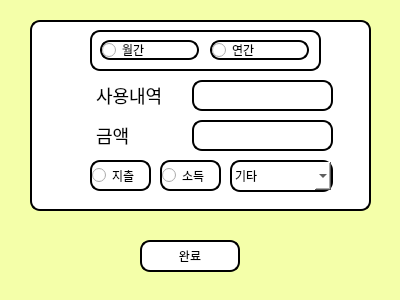
<?xml version="1.0" encoding="UTF-8"?>
<ui version="4.0">
 <class>form</class>
 <widget class="QWidget" name="form">
  <property name="geometry">
   <rect>
    <x>0</x>
    <y>0</y>
    <width>400</width>
    <height>300</height>
   </rect>
  </property>
  <property name="windowTitle">
   <string>Form</string>
  </property>
  <property name="styleSheet">
   <string notr="true">background-color:rgb(244, 255, 169);
font: 700 13pt &quot;Nanum Gothic&quot;; color:rgb(0, 0, 0);
</string>
  </property>
  <widget class="QPushButton" name="okay">
   <property name="geometry">
    <rect>
     <x>140</x>
     <y>240</y>
     <width>100</width>
     <height>32</height>
    </rect>
   </property>
   <property name="styleSheet">
    <string notr="true">background-color:rgb(255, 255, 255);
border: 2px solid rgb(0, 0, 0);
border-radius: 10px
</string>
   </property>
   <property name="text">
    <string>완료</string>
   </property>
  </widget>
  <widget class="QGroupBox" name="groupBox">
   <property name="geometry">
    <rect>
     <x>30</x>
     <y>20</y>
     <width>341</width>
     <height>191</height>
    </rect>
   </property>
   <property name="styleSheet">
    <string notr="true">background-color:rgb(255, 255, 255);
border: 2px solid rgb(0, 0, 0);
border-radius: 10px</string>
   </property>
   <property name="title">
    <string/>
   </property>
   <widget class="QLineEdit" name="usingname">
    <property name="geometry">
     <rect>
      <x>162</x>
      <y>60</y>
      <width>141</width>
      <height>31</height>
     </rect>
    </property>
   </widget>
   <widget class="QRadioButton" name="expend">
    <property name="geometry">
     <rect>
      <x>60</x>
      <y>140</y>
      <width>61</width>
      <height>31</height>
     </rect>
    </property>
    <property name="text">
     <string>지츨</string>
    </property>
   </widget>
   <widget class="QRadioButton" name="earn">
    <property name="geometry">
     <rect>
      <x>130</x>
      <y>140</y>
      <width>61</width>
      <height>31</height>
     </rect>
    </property>
    <property name="text">
     <string>소득</string>
    </property>
   </widget>
   <widget class="QLabel" name="label">
    <property name="geometry">
     <rect>
      <x>60</x>
      <y>60</y>
      <width>91</width>
      <height>31</height>
     </rect>
    </property>
    <property name="styleSheet">
     <string notr="true">background-color:rgb(255, 255, 255);
border: 2px solid white;
border-radius: 10px; 
selection-background-color: darkgray; 
font-size: 18px;
setalignment: center;

</string>
    </property>
    <property name="text">
     <string>사용내역</string>
    </property>
   </widget>
   <widget class="QLabel" name="label_2">
    <property name="geometry">
     <rect>
      <x>60</x>
      <y>100</y>
      <width>81</width>
      <height>31</height>
     </rect>
    </property>
    <property name="styleSheet">
     <string notr="true">background-color:rgb(255, 255, 255);
border: 2px solid white;
border-radius: 10px; 
selection-background-color: darkgray; 
font-size: 18px;
setalignment: center;

</string>
    </property>
    <property name="text">
     <string>금액</string>
    </property>
   </widget>
   <widget class="QLineEdit" name="amount">
    <property name="geometry">
     <rect>
      <x>162</x>
      <y>100</y>
      <width>141</width>
      <height>31</height>
     </rect>
    </property>
   </widget>
   <widget class="QComboBox" name="ca">
    <property name="geometry">
     <rect>
      <x>200</x>
      <y>140</y>
      <width>103</width>
      <height>32</height>
     </rect>
    </property>
    <item>
     <property name="text">
      <string>기타</string>
     </property>
    </item>
    <item>
     <property name="text">
      <string>식사</string>
     </property>
    </item>
    <item>
     <property name="text">
      <string>교통</string>
     </property>
    </item>
    <item>
     <property name="text">
      <string>마트/편의점</string>
     </property>
    </item>
    <item>
     <property name="text">
      <string>건강</string>
     </property>
    </item>
    <item>
     <property name="text">
      <string>교육</string>
     </property>
    </item>
    <item>
     <property name="text">
      <string>주거/통신</string>
     </property>
    </item>
   </widget>
   <widget class="QGroupBox" name="groupBox_2">
    <property name="geometry">
     <rect>
      <x>60</x>
      <y>10</y>
      <width>231</width>
      <height>41</height>
     </rect>
    </property>
    <property name="title">
     <string/>
    </property>
    <widget class="QRadioButton" name="month">
     <property name="geometry">
      <rect>
       <x>10</x>
       <y>10</y>
       <width>99</width>
       <height>20</height>
      </rect>
     </property>
     <property name="text">
      <string>월간</string>
     </property>
    </widget>
    <widget class="QRadioButton" name="year">
     <property name="geometry">
      <rect>
       <x>120</x>
       <y>10</y>
       <width>99</width>
       <height>20</height>
      </rect>
     </property>
     <property name="text">
      <string>연간</string>
     </property>
    </widget>
   </widget>
  </widget>
 </widget>
 <resources/>
 <connections/>
</ui>
